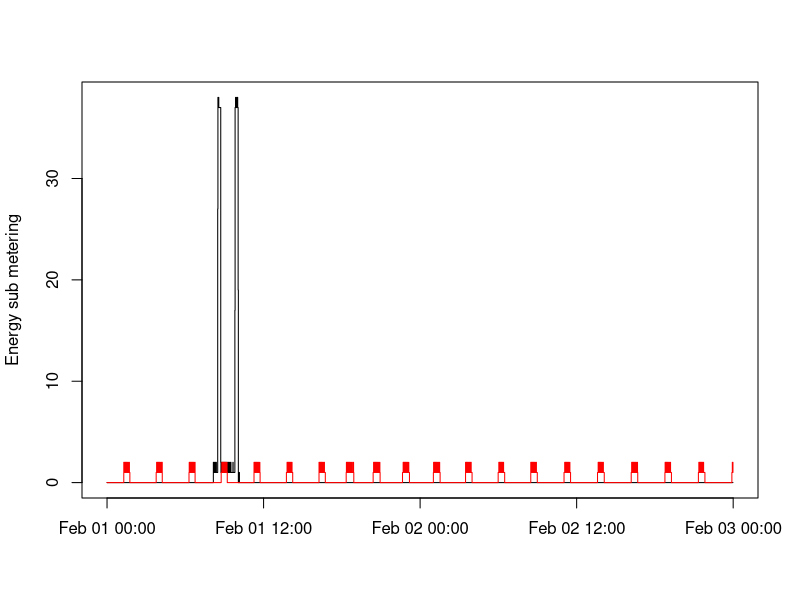

R code for this plot: (Note: this script raises an error after producing the figure.)
## Project for Exploratory Data Analysis

##  This file genenates plot3 for project 1
  
  
##  Step 1 - Load the data that has been filtered
## Note:  The filtering of data to Feb 1 and 2, 2007 in in plot1.R
    
  powerfeb <- read.csv ("febpower2.csv")  ## read Feb 1,2, 2007 data
  
## change text date & time and add new column to plot from
  
  newdatetime <- strptime(paste(powerfeb$Date,powerfeb$Time), format= "%d/%m/%Y %H:%M:%S")

  ## add this column to the data
  newpowerfeb <- cbind(powerfeb,newdatetime)
  
  ##  Plot the data and save the file

  
  with(newpowerfeb, plot(newdatetime, Sub_metering_1,type = "s", ylab= "Energy sub metering", xlab = " "))
  with (subset(newpowerfeb, points(newdatetime, Sub_metering_2, type = "s", col= "red")))
  with (subset(newpowerfeb, points(newdatetime, Sub_metering_3, type = "s", col= "blue")))
  legend("topright", lty=c(1,1,1), cex=.9,  pt.cex = 1,col = c("black", "red", "blue"), legend = c("Sub_metering_1   ","Sub_metering_2   ","Sub_metering_3   "))
      
  dev.copy(png, file = "plot3.png")  ## Copy  plot 3 to a PNG file
  dev.off()   ## close the PNG device.
  
  
